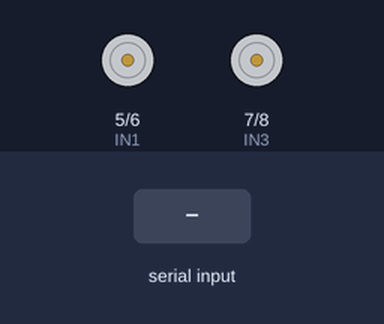
A sketch run on a simulated Arduino Uno, built with avr-gcc and run on an emulated ATmega328P. Shown: motor-driver pin pairs drawn as motors (green arrow = first pin HIGH = forward, orange = second pin HIGH = backward, longer = more drive, scaled by the enable pin). The test bench sets the inputs (shaded band).

Above: at 1.2 s.
1.3 s: "F" received over the second serial link
At 2.6 s:
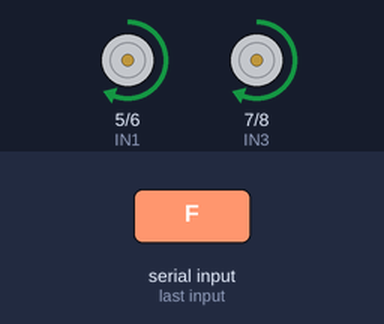
2.9 s: "B" received over the second serial link
At 4.0 s:
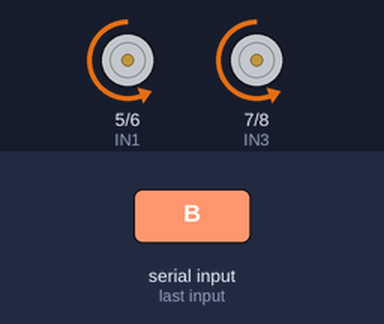
4.5 s: "L" received over the second serial link
At 5.2 s:
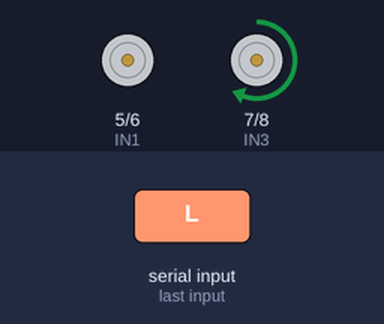
6.1 s: "R" received over the second serial link
At 7.6 s:
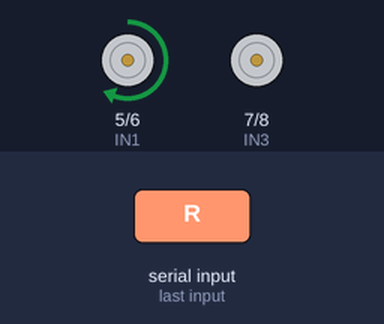
Timing chart, 0 to 8.7 s (numbered marks = the images above; inputs shaded):
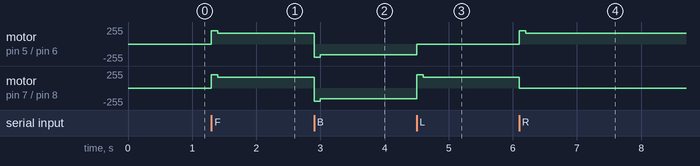

The sketch:

SmartBoat.ino
```cpp
#include <SoftwareSerial.h>

// ===== BLUETOOTH =====
SoftwareSerial BT(10, 11); // RX, TX

// ===== MOTOR TRÁI =====
const int ENA = 3;
const int IN1 = 5;
const int IN2 = 6;

// ===== MOTOR PHẢI =====
const int ENB = 9;
const int IN3 = 7;
const int IN4 = 8;

// ===== THAM SỐ =====
int runSpeed  = 160;   // tốc độ chạy ổn định
int kickSpeed = 200;   // tốc độ ban đầu
int kickTime  = 100;   // ms

void setup() {
  pinMode(ENA, OUTPUT);
  pinMode(IN1, OUTPUT);
  pinMode(IN2, OUTPUT);

  pinMode(ENB, OUTPUT);
  pinMode(IN3, OUTPUT);
  pinMode(IN4, OUTPUT);

  stopMotor();
  BT.begin(9600);
}

void loop() {
  if (BT.available()) {
    char cmd = BT.read();

    switch (cmd) {
      case 'F': forward();   break;
      case 'B': backward();  break;
      case 'L': turnLeft();  break;
      case 'R': turnRight(); break;
      case 'S': stopMotor(); break;
    }
  }
}

// ===== HÀM =====

void forward() {
  digitalWrite(IN1, HIGH);
  digitalWrite(IN2, LOW);
  digitalWrite(IN3, HIGH);
  digitalWrite(IN4, LOW);
  kickStart();
}

void backward() {
  digitalWrite(IN1, LOW);
  digitalWrite(IN2, HIGH);
  digitalWrite(IN3, LOW);
  digitalWrite(IN4, HIGH);
  kickStart();
}

void turnLeft() {
  digitalWrite(IN1, LOW);
  digitalWrite(IN2, LOW);
  digitalWrite(IN3, HIGH);
  digitalWrite(IN4, LOW);

  analogWrite(ENA, 0);
  analogWrite(ENB, kickSpeed);
  delay(kickTime);
  analogWrite(ENB, runSpeed);
}

void turnRight() {
  digitalWrite(IN1, HIGH);
  digitalWrite(IN2, LOW);
  digitalWrite(IN3, LOW);
  digitalWrite(IN4, LOW);

  analogWrite(ENA, kickSpeed);
  analogWrite(ENB, 0);
  delay(kickTime);
  analogWrite(ENA, runSpeed);
}

void kickStart() {
  analogWrite(ENA, kickSpeed);
  analogWrite(ENB, kickSpeed);
  delay(kickTime);

  analogWrite(ENA, runSpeed);
  analogWrite(ENB, runSpeed);
}

void stopMotor() {
  analogWrite(ENA, 0);
  analogWrite(ENB, 0);

  digitalWrite(IN1, LOW);
  digitalWrite(IN2, LOW);
  digitalWrite(IN3, LOW);
  digitalWrite(IN4, LOW);
}
```

Measured:
- after the input at 1.3 s, motor on pin 5 (IN1) / pin 6 (IN2), motor on pin 7 (IN3) / pin 8 (IN4): stopped → forward 200/255 at once, → forward 160/255 0.10 s later
- after the input at 2.9 s, motor on pin 5 (IN1) / pin 6 (IN2), motor on pin 7 (IN3) / pin 8 (IN4): forward 160/255 → backward 200/255 at once, → backward 160/255 0.10 s later
- after the input at 4.5 s, motor on pin 5 (IN1) / pin 6 (IN2): backward 160/255 → stopped at once; motor on pin 7 (IN3) / pin 8 (IN4): backward 160/255 → forward 200/255 at once, → forward 160/255 0.10 s later
- after the input at 6.1 s, motor on pin 5 (IN1) / pin 6 (IN2): stopped → forward 200/255 at once, → forward 160/255 0.10 s later; motor on pin 7 (IN3) / pin 8 (IN4): forward 160/255 → stopped at once
